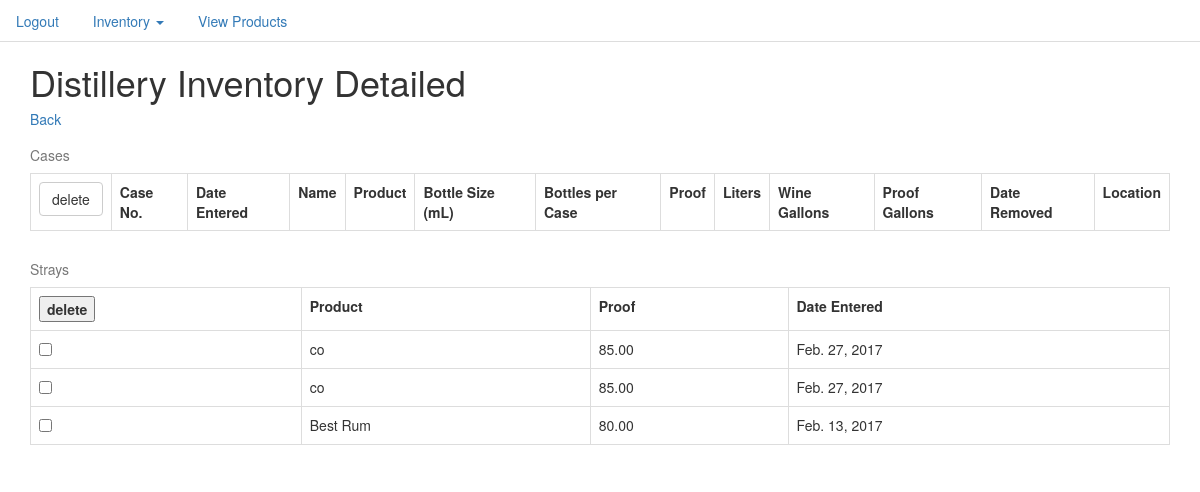
Screenshot of /inventory/ (signed in) with the database file from the repository.
### inventory/models.py (models this page shows, shortened)
class Stray(models.Model):
    date_assigned = models.DateField()
    name = models.ForeignKey(Product, on_delete=models.PROTECT)
    proof = models.DecimalField(max_digits=5,decimal_places=2)

class Product(models.Model):
    product_name = models.CharField(max_length=50)
    product_type = models.CharField(max_length=50)
    UPC = models.CharField(max_length=20)
    bottle_size = models.IntegerField()
    def __str__(self):
        return str(self.product_name)

### inventory/views.py (the view)
# urls.py: url(r'^inventory/$', InventoryListView.as_view(), name='inventory_list_view'),
class InventoryListView(LoginRequiredMixin, ListView):
    model = InventoryItem
    def get_queryset(self):
        return InventoryItem.objects.all().order_by('case_number')
    def get_context_data(self, **kwargs):
        context = super(InventoryListView, self).get_context_data(**kwargs)
        strays = Stray.objects.all()
        context['strays'] = strays
        return context

### templates/inventory/inventoryitem_list.html (shortened to what this page needs)
{% extends 'base.html' %}
{% block content %}
<div class="container">
  <h1>Distillery Inventory Detailed</h1>
  <h5><a href="{% url 'inventory_summary_view' %}">Back</a></h5>
<table  class="table table-bordered" >
    <caption>Cases</caption>
  <tr>
    <th><form class="" action="delete/" method="get">
      <input class="btn btn-default btn-md"type="submit" name="" value="delete">
  </th>
    <th>Case No. </th>
    <th>Date Entered</th>
    <th>Name</th>
    <th>Product</th>
    <th>Bottle Size (mL)</th>
    <th>Bottles per Case</th>
    <th>Proof</th>
    <th>Liters</th>
    <th>Wine Gallons</th>
    <th>Proof Gallons</th>
    <th>Date Removed</th>
    <th>Location</th>
  </tr>
  <table  class="table table-bordered" >
      <caption>Strays</caption>
    <tr>
      <tr>
        <th><form class="" action="stray/delete/" method="get">
          <input type="submit" name="" value="delete">
      </th>
      <th>Product</th>
      <th>Proof</th>
        <th>Date Entered</th>
    </tr>
    {% for stray in strays %}
    <tr>
        <td><input type="checkbox" name="to_delete" value="{{ stray.id }}"/></td>
      <td>{{stray.name}}</td>
        <td>{{stray.proof}}</td>
        <td>{{stray.date_assigned}}</td>
    </tr>
    </tr>
    {% endfor %}
</div>
{% endblock %}

### templates/base.html (style rules this page uses)
body { background-color: white; }

### rows the page displays
Stray: name "co", proof "85.00", date_assigned "Feb. 27, 2017"
Stray: name "co", proof "85.00", date_assigned "Feb. 27, 2017"
Stray: name "Best Rum", proof "80.00", date_assigned "Feb. 13, 2017"
